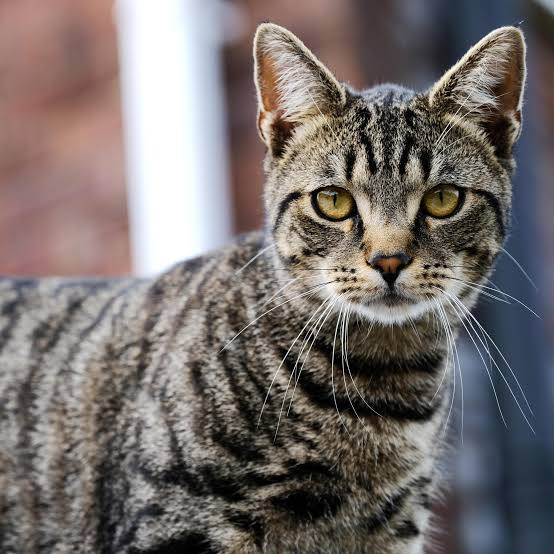
#> input picture Photo/images.jpg, 554 x 554 px
$ python gradient.py
#> lines starting #> are read from the running program, lines starting #| are printed output that depends on the picture; after the words box and inside, x2 and y2 are one past the last pixel; in counts of white or black regions, pixels touching at a corner belong together
import cv2 as cv
import numpy as np

img = cv.imread('./Photo/images.jpg')
#> img is the input picture: shape (554, 554, 3); mean B, G, R 109.1, 111, 118.5
cv.imshow('cat' , img)

gray = cv.cvtColor(img, cv.COLOR_BGR2GRAY)
cv.imshow('Gray Image' , gray)

# Laplacian Gradient
lap =cv.Laplacian(gray,cv.CV_64F)
lap = np.uint8(np.absolute(lap))
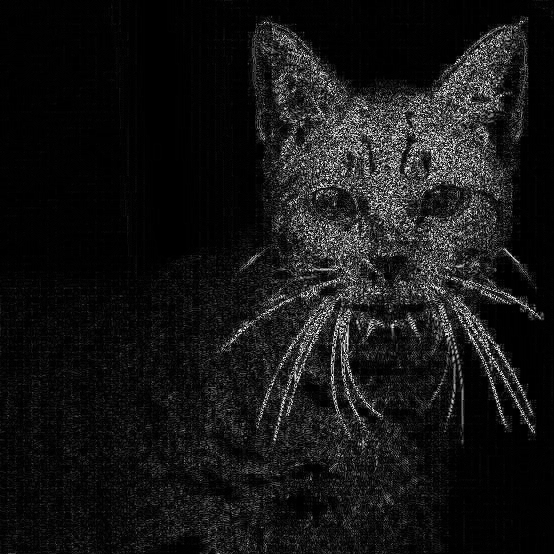
#> lap: shape (554, 554); min 0, max 255, mean 21.9

#Sobel Gradient :
sobel_x = cv.Sobel(gray , cv.CV_64F , 1 ,0)
sobel_y = cv.Sobel(gray , cv.CV_64F ,0,1)
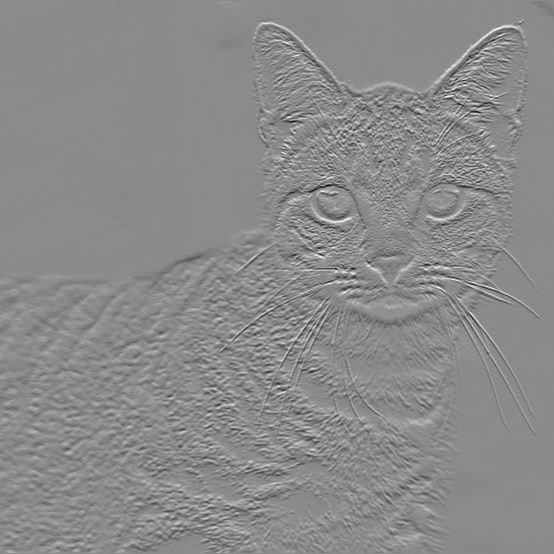
#> sobel_y: shape (554, 554) float64; min -850, max 711, mean -0.8; drawn with min black and max white

combined_sobel = cv.bitwise_or(sobel_x,sobel_y)
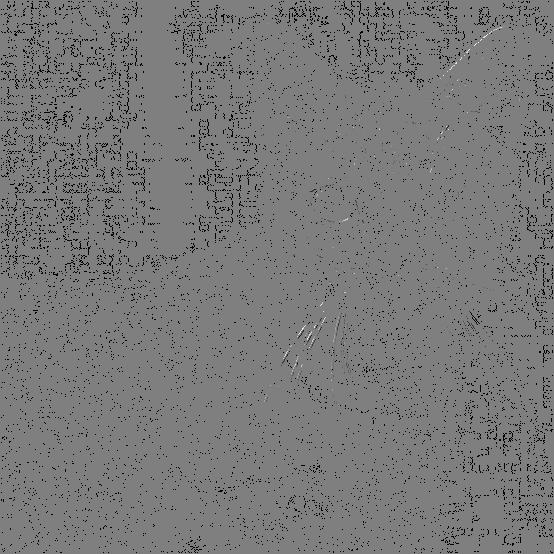
#> combined_sobel: shape (554, 554) float64; 4.33% of the values are NaN or infinite; the others: min -130816, max 130944, mean -114.3; drawn with min black, max white, NaN and infinite black

canny = cv.Canny(gray,150,175)
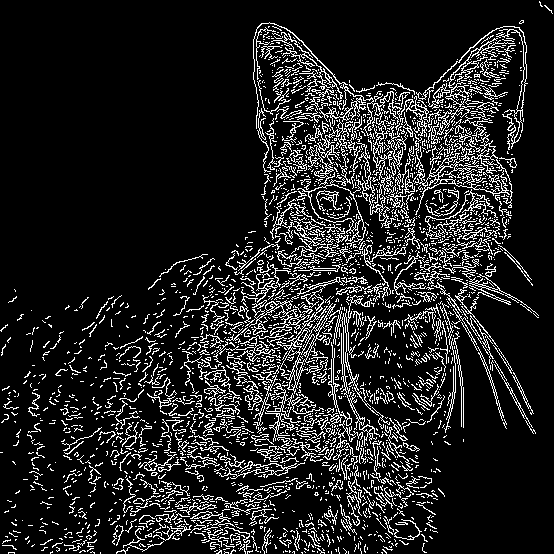
#> canny: shape (554, 554); 13% white in thin lines or dots

cv.imshow('Sobel X' , sobel_x)
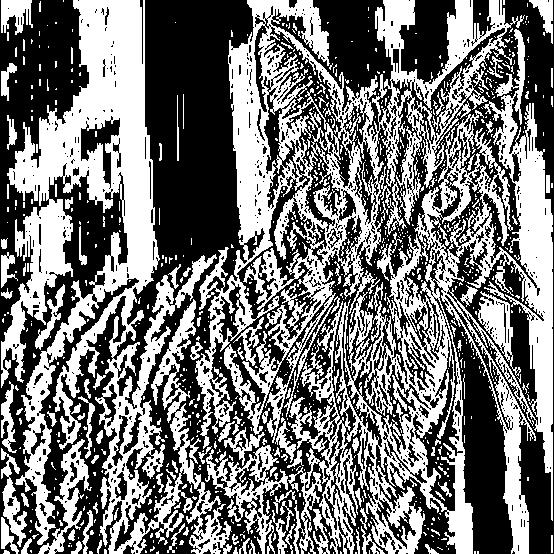
#> window 'Sobel X': shape (554, 554); 46.1% white; 926 white regions (802 under 20 px), largest, box (x1, y1, x2, y2) and area: (1, 0, 232, 554) 43077, (288, 29, 553, 554) 40900, (195, 0, 525, 449) 36894
cv.imshow('Sobel Y' , sobel_y)
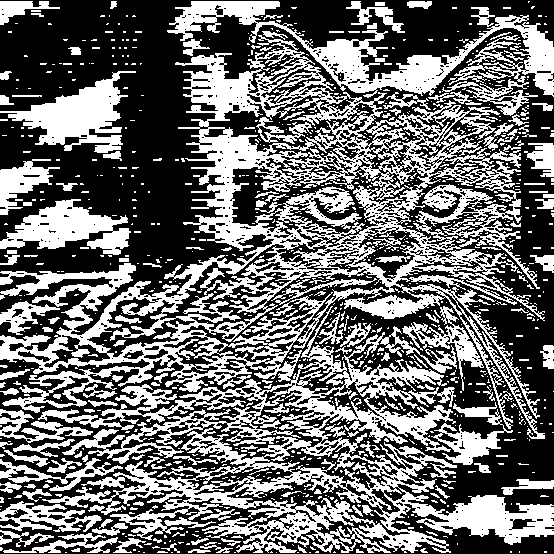
#> window 'Sobel Y': shape (554, 554); 42.7% white; 980 white regions (803 under 20 px), largest, box (x1, y1, x2, y2) and area: (0, 35, 554, 553) 83956, (167, 1, 554, 116) 10525, (0, 71, 136, 153) 4568
cv.imshow('Combined Sobel ' , combined_sobel)
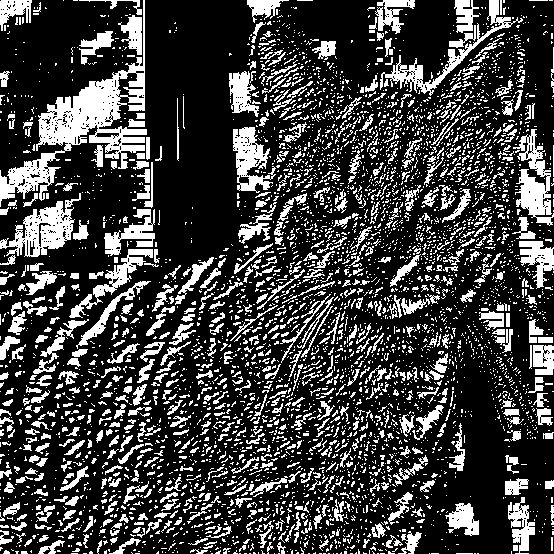
#> window 'Combined Sobel ': shape (554, 554); 25.2% white; 4678 white regions (3998 under 20 px), largest, box (x1, y1, x2, y2) and area: (0, 0, 147, 207) 6709, (0, 193, 81, 257) 2069, (513, 129, 554, 226) 1779
cv.imshow("laplacian " , lap )
cv.imshow('Canny' , canny)


cv.waitKey(0)

$ run again, with Photo/Jubayer_img.jpg copied over Photo/images.jpg
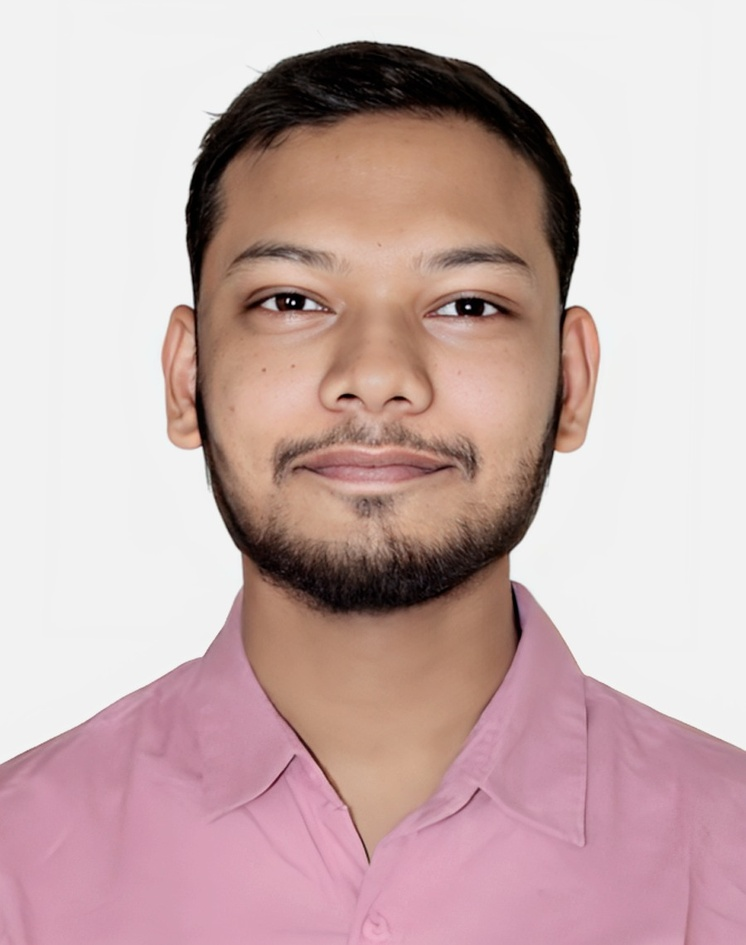
#> input picture Photo/Jubayer_img.jpg, 746 x 945 px, shrunk from 900 x 1140 before the run
#> img is the input picture: shape (945, 746, 3); mean B, G, R 175.6, 176.3, 201.7
#> `canny = cv.Canny(gray,150,175)`:
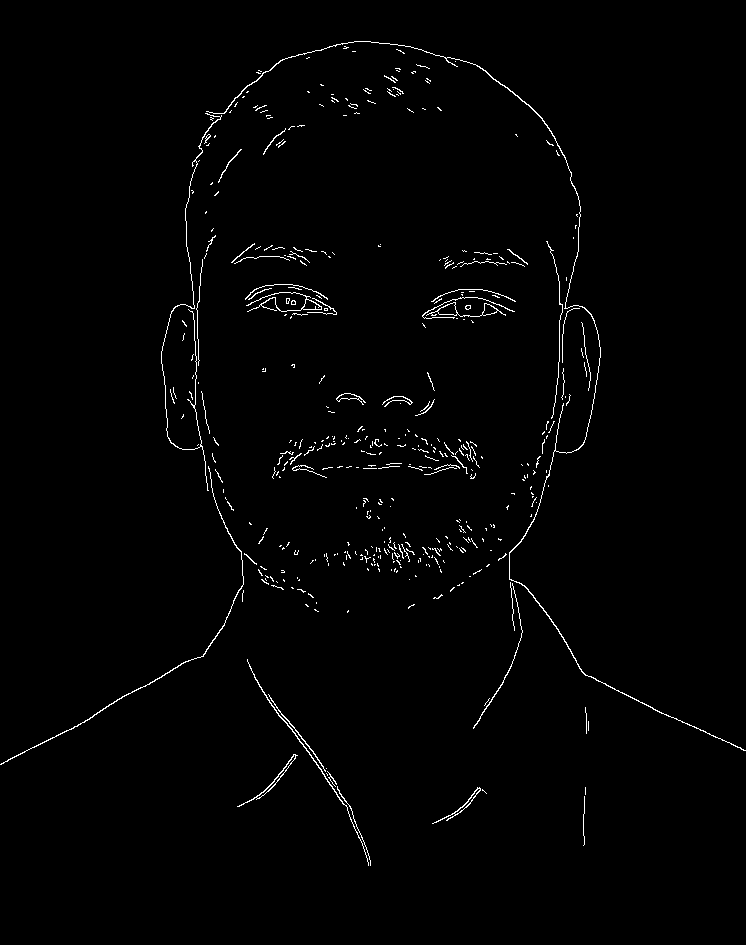
#> canny: shape (945, 746); 1.2% white in thin lines or dots, all inside (x1, y1, x2, y2) = (0, 41, 746, 866)
#> `cv.imshow('Combined Sobel ' , combined_sobel)`:
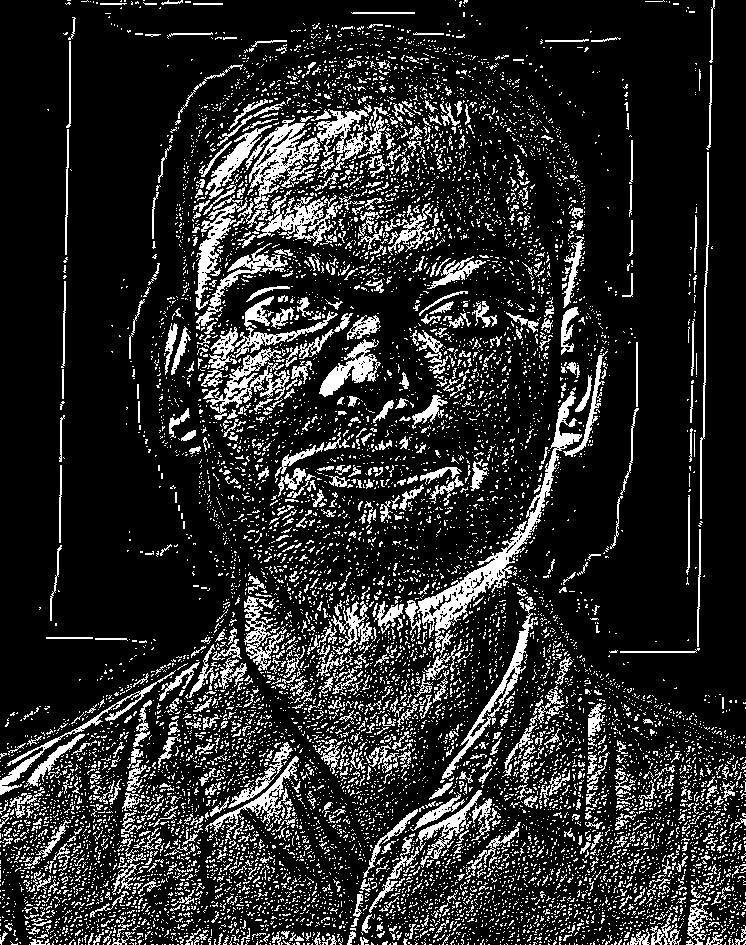
#> window 'Combined Sobel ': shape (945, 746); 16.5% white in thin lines or dots

$ run again, with Photo/group_photo.jpg copied over Photo/images.jpg
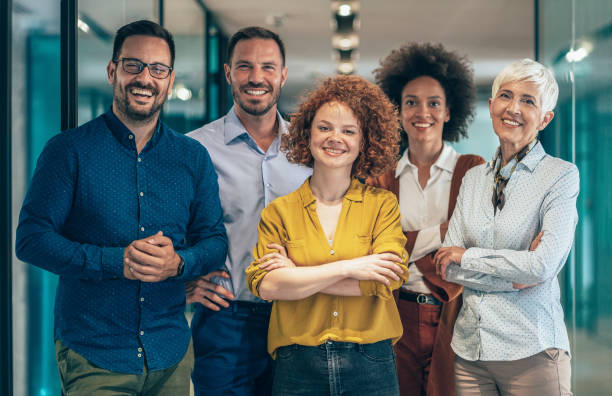
#> input picture Photo/group_photo.jpg, 612 x 396 px
#> img is the input picture: shape (396, 612, 3); mean B, G, R 108.6, 111.4, 99.8
#> `canny = cv.Canny(gray,150,175)`:
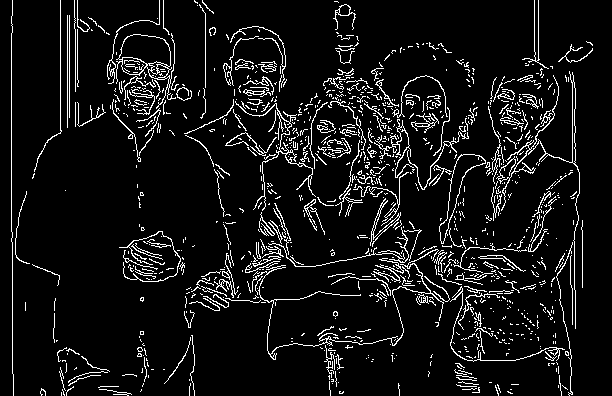
#> canny: shape (396, 612); 7.9% white in thin lines or dots
#> `cv.imshow('Combined Sobel ' , combined_sobel)`:
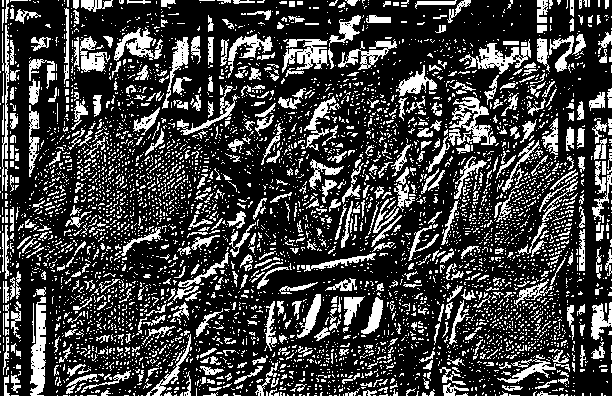
#> window 'Combined Sobel ': shape (396, 612); 25.4% white; 4879 white regions (4344 under 20 px), largest, box (x1, y1, x2, y2) and area: (30, 297, 46, 396) 1014, (448, 97, 496, 146) 998, (459, 39, 531, 74) 847
